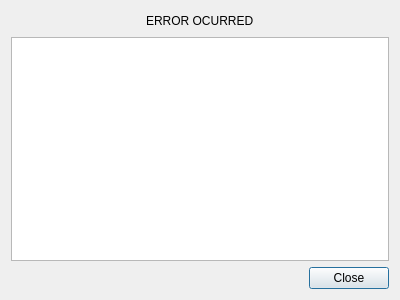
<?xml version="1.0" encoding="UTF-8"?>
<ui version="4.0">
 <class>error</class>
 <widget class="QDialog" name="error">
  <property name="geometry">
   <rect>
    <x>0</x>
    <y>0</y>
    <width>400</width>
    <height>300</height>
   </rect>
  </property>
  <property name="windowTitle">
   <string>Dialog</string>
  </property>
  <layout class="QVBoxLayout" name="verticalLayout">
   <item>
    <layout class="QHBoxLayout" name="horizontalLayout">
     <item>
      <spacer name="horizontalSpacer_2">
       <property name="orientation">
        <enum>Qt::Horizontal</enum>
       </property>
       <property name="sizeHint" stdset="0">
        <size>
         <width>40</width>
         <height>20</height>
        </size>
       </property>
      </spacer>
     </item>
     <item>
      <widget class="QLabel" name="label">
       <property name="text">
        <string>ERROR OCURRED</string>
       </property>
      </widget>
     </item>
     <item>
      <spacer name="horizontalSpacer">
       <property name="orientation">
        <enum>Qt::Horizontal</enum>
       </property>
       <property name="sizeHint" stdset="0">
        <size>
         <width>40</width>
         <height>20</height>
        </size>
       </property>
      </spacer>
     </item>
    </layout>
   </item>
   <item>
    <widget class="QTextBrowser" name="textBrowser"/>
   </item>
   <item>
    <layout class="QHBoxLayout" name="horizontalLayout_2">
     <item>
      <spacer name="horizontalSpacer_3">
       <property name="orientation">
        <enum>Qt::Horizontal</enum>
       </property>
       <property name="sizeHint" stdset="0">
        <size>
         <width>40</width>
         <height>20</height>
        </size>
       </property>
      </spacer>
     </item>
     <item>
      <widget class="QPushButton" name="pushButton">
       <property name="text">
        <string>Close</string>
       </property>
      </widget>
     </item>
    </layout>
   </item>
  </layout>
 </widget>
 <resources/>
 <connections/>
</ui>
